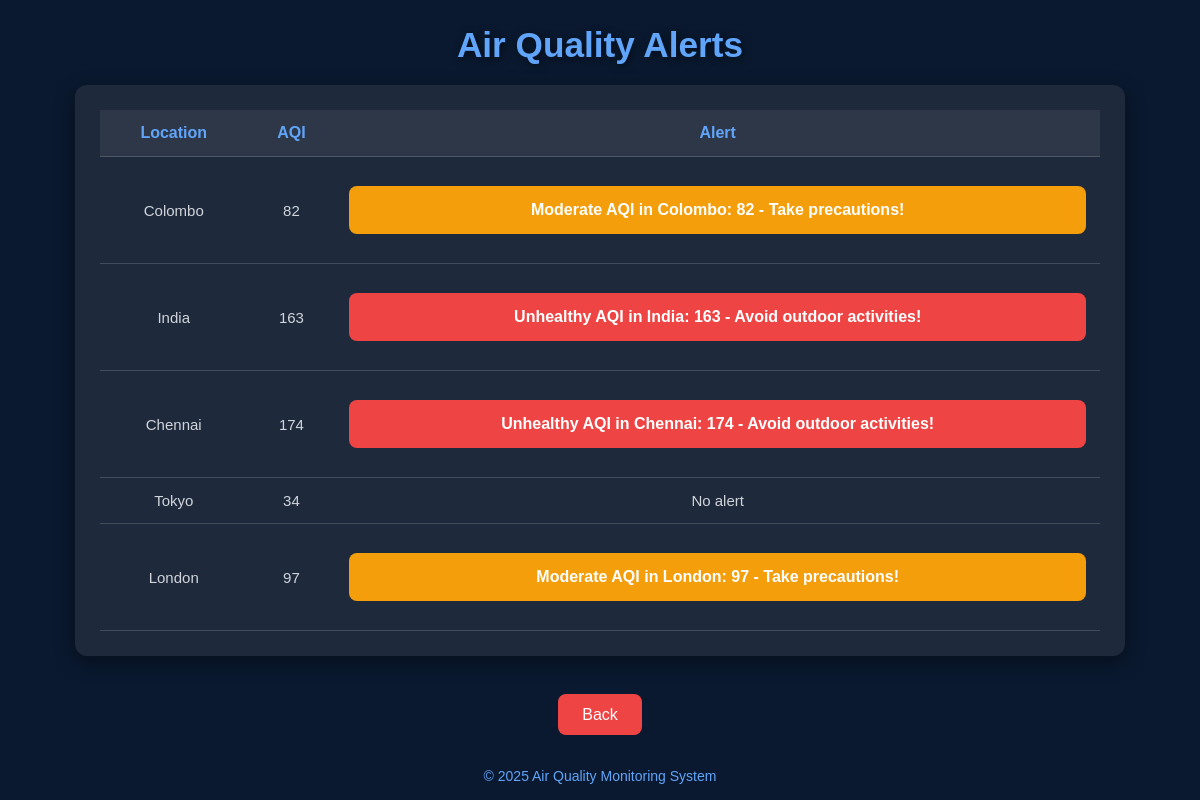
The page /Dashboard/alerts.php on the database as committed earlier.
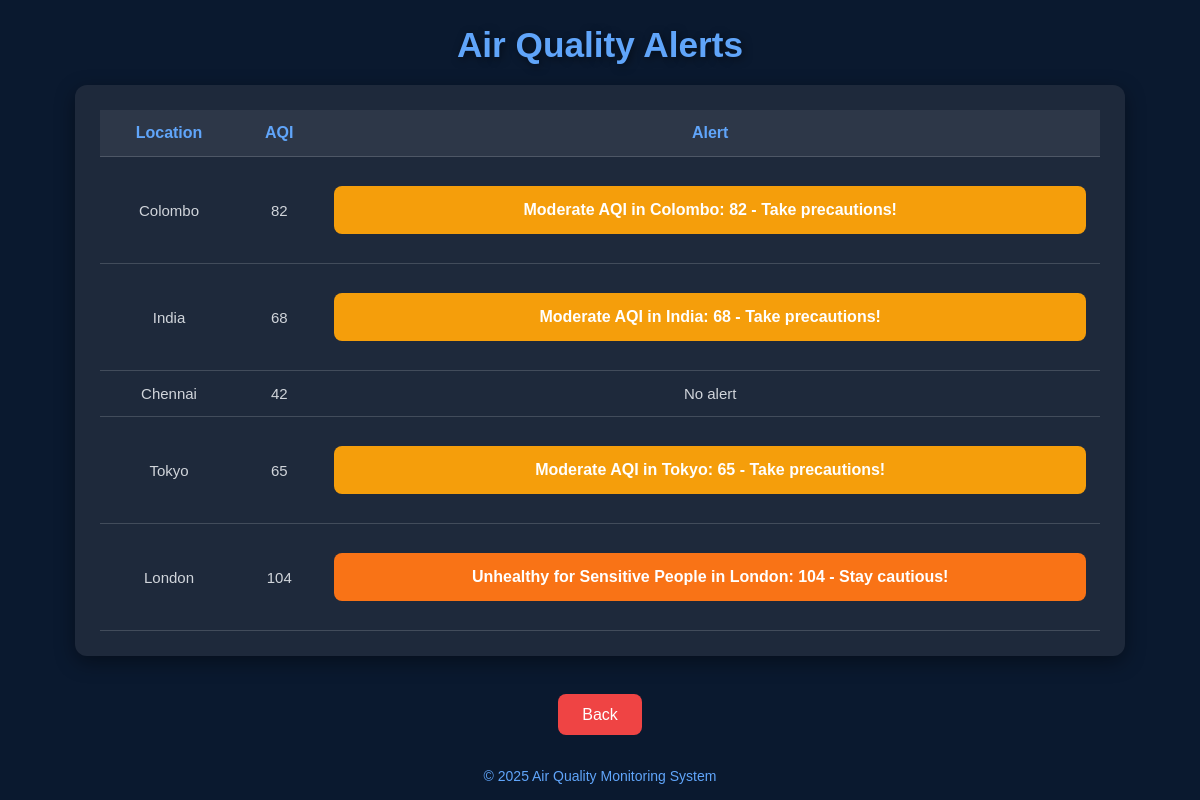
The same page on the database as committed later.
### tables this page shows
CREATE TABLE `sensors` (
  `id` int(11) NOT NULL,
  `location_name` varchar(50) DEFAULT NULL,
  `latitude` decimal(10,6) DEFAULT NULL,
  `longitude` decimal(10,6) DEFAULT NULL,
  `aqi` int(11) DEFAULT NULL,
  `pm25` float DEFAULT NULL,
  `pm10` float DEFAULT NULL,
  `co` float DEFAULT NULL,
  `no2` float DEFAULT NULL,
  `so2` float DEFAULT NULL,
  `o3` float DEFAULT NULL,
  `temperature` float DEFAULT NULL,
  `humidity` float DEFAULT NULL,
  `status` varchar(10) DEFAULT 'active',
  `last_updated` datetime DEFAULT current_timestamp() ON UPDATE current_timestamp()
);

### Dashboard/alerts.php (the view, shortened to what this page needs)
<?php
include "db_connect.php";
$sql = "SELECT location_name, aqi FROM sensors WHERE status = 'active'";
$result = $conn->query($sql);
if ($result->num_rows > 0) {
    function checkForAlerts($aqi, $location) {
        if ($aqi <= 50) {
            return null;
        } else if ($aqi <= 100) {
            return "Moderate AQI in $location: $aqi - Take precautions!";
        } else if ($aqi <= 150) {
            return "Unhealthy for Sensitive People in $location: $aqi - Stay cautious!";
        } else {
            return "Unhealthy AQI in $location: $aqi - Avoid outdoor activities!";
        }
    }
    $locations = [];
    while ($row = $result->fetch_assoc()) {
        $alert = checkForAlerts($row['aqi'], $row['location_name']);
        $locations[] = [
            'location' => $row['location_name'],
            'aqi' => $row['aqi'],
            'alert' => $alert
        ];
    }
} else {
    $error_message = "No active air quality data found.";
    $locations = [];
}
?>
<!DOCTYPE html>
<html lang="en">
<head>
</head>
<body>
    <h1>Air Quality Alerts</h1>
    <div class="alert-container">
        <?php if (isset($error_message)): ?>
            <div class="alert"><?php echo $error_message; ?></div>
        <?php elseif (count($locations) > 0): ?>
            <table>
                <thead>
                    <tr>
                        <th>Location</th>
                        <th>AQI</th>
                        <th>Alert</th>
                    </tr>
                </thead>
                <tbody>
                    <?php foreach ($locations as $location): ?>
                        <tr>
                            <td><?php echo $location['location']; ?></td>
                            <td><?php echo $location['aqi']; ?></td>
                            <td>
                                <?php if ($location['alert']): ?>
                                    <div class="alert <?php echo strpos($location['alert'], 'Moderate') !== false ? 'moderate' : (strpos($location['alert'], 'Sensitive') !== false ? 'unhealthy-sensitive' : 'unhealthy'); ?>">
                                        <?php echo $location['alert']; ?>
                                    </div>
                                <?php else: ?>
                                    No alert
                                <?php endif; ?>
                            </td>
                        </tr>
                    <?php endforeach; ?>
                </tbody>
            </table>
        <?php else: ?>
            <div class="alert">No alerts at the moment. Air quality is good!</div>
        <?php endif; ?>
    </div>
    <div class="back-button">
        <a href="Home.html">Back</a>
    </div>
    <div class="footer">
        <p>&copy; 2025 Air Quality Monitoring System</p>
    </div>
</body>
</html>

### Dashboard/alerts.php (style rules this page uses)
body { font-family: Arial, sans-serif; background-color: #0a192f; color: #d1d5db; margin: 0; padding: 0; display: flex; flex-direction: column; align-items: center; justify-content: center; min-height: 100vh; text-align: center; }
h1 { font-size: 2.2rem; color: #60a5fa; margin-bottom: 20px; text-shadow: 2px 2px 8px rgba(0, 0, 0, 0.5); }
.alert-container { width: 85%; max-width: 1000px; background-color: #1e293b; padding: 25px; border-radius: 12px; box-shadow: 0 6px 20px rgba(0, 0, 0, 0.4); margin-bottom: 30px; }
table { width: 100%; border-collapse: collapse; }
th, td { padding: 14px; text-align: center; border-bottom: 1px solid rgba(209, 213, 219, 0.2); }
th { background-color: #2d3748; color: #60a5fa; font-size: 16px; }
td { font-size: 15px; color: #d1d5db; }
.alert { padding: 15px; margin: 15px 0; border-radius: 8px; font-size: 16px; font-weight: bold; color: white; }
.alert.moderate { background-color: #f59e0b; }
.alert.unhealthy-sensitive { background-color: #f97316; }
.back-button { margin-top: 20px; }
.back-button a { background-color: #ef4444; color: white; padding: 12px 24px; border-radius: 8px; font-size: 16px; text-decoration: none; transition: background-color 0.3s ease; }
.footer { margin-top: 30px; font-size: 14px; color: #60a5fa; }
.alert.unhealthy { background-color: #ef4444; }

Rows that differ between the two databases and show on the page:
changed sensors "India": aqi "163" → "68"; alert "Unhealthy AQI in India: 163 - Avoid outdoor activities!" → "Moderate AQI in India: 68 - Take precautions!"
changed sensors "Chennai": aqi "174" → "42"; alert "Unhealthy AQI in Chennai: 174 - Avoid outdoor activities!" → (not shown); now shows "No alert"
changed sensors "Tokyo": aqi "34" → "65"; alert (not shown) → "Moderate AQI in Tokyo: 65 - Take precautions!"; no longer shows "No alert"
changed sensors "London": aqi "97" → "104"; alert "Moderate AQI in London: 97 - Take precautions!" → "Unhealthy for Sensitive People in London: 104 - Stay cautious!"
